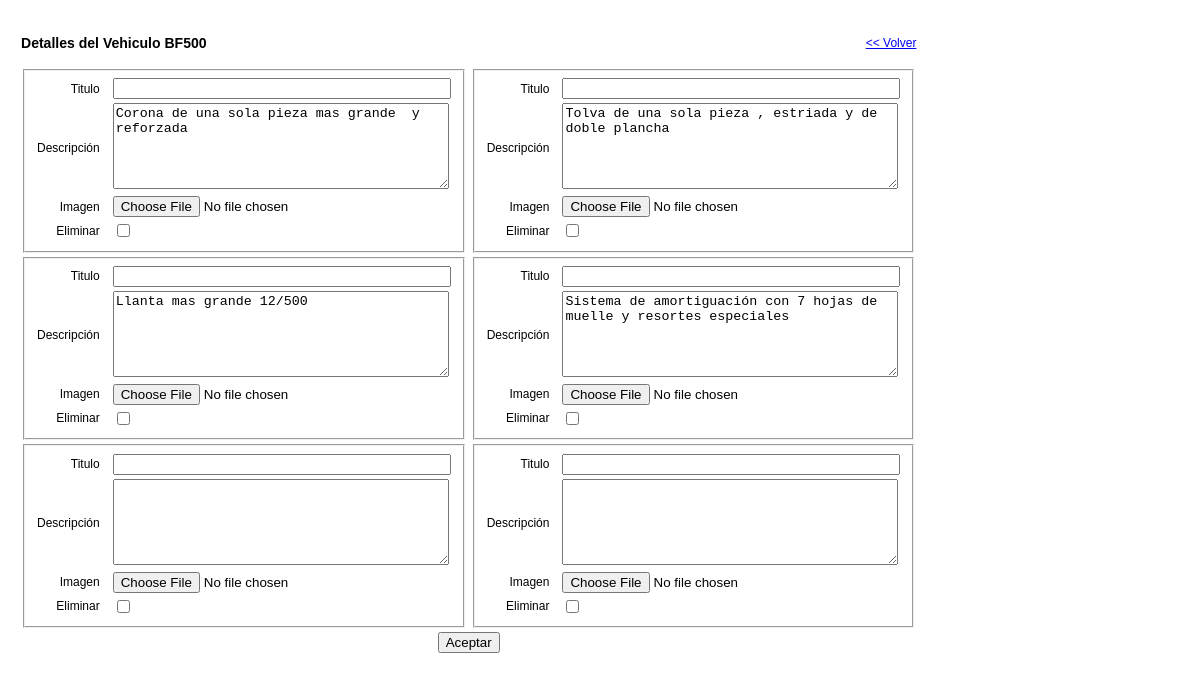
/administrator/formDetalles.php?id_producto=6&mod_prod=BF500 (signed in), run on an earlier commit of the app's database.
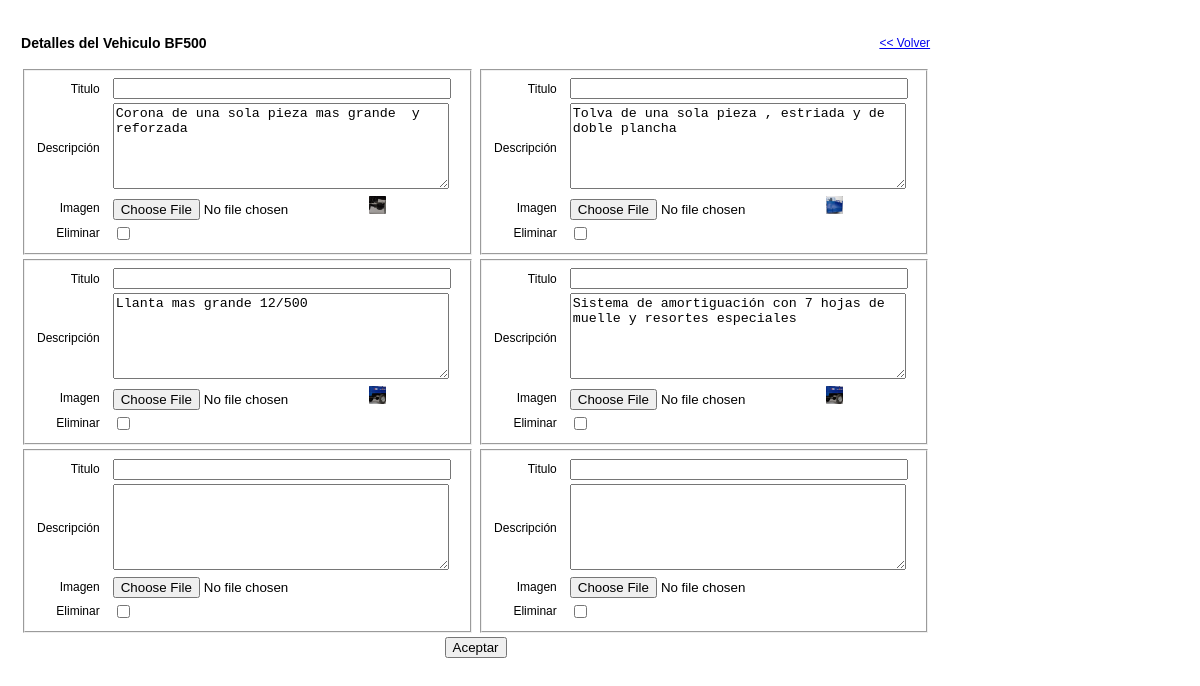
And on a later commit of the database.
### tables this page shows
CREATE TABLE `detalleproducto` (
  `id_detalle_producto` int(11) NOT NULL auto_increment,
  `titulo` varchar(45) NOT NULL,
  `foto_detalle` varchar(100) NOT NULL,
  `descripcion` varchar(255) NOT NULL,
  `id_producto` int(11) NOT NULL,
  PRIMARY KEY  (`id_detalle_producto`),
  KEY `fk_DetalleProducto_MasterProducto` (`id_producto`),
  CONSTRAINT `detalleproducto_ibfk_1` FOREIGN KEY (`id_producto`) REFERENCES `producto` (`id_producto`) ON DELETE CASCADE ON UPDATE NO ACTION
);

### administrator/bussinessLogic/DetalleProductoBL.php (called while the page is built, shortened)
<?php
include_once 'dao/DetalleProductoDAO.php';
include_once 'domain/DetalleProducto.php';
class DetalleProductoBL {
    private $dpDao;
    public function __construct() {
        $this->dpDao = new DetalleProductoDAO();
    }
    public function getDetallesProductos($id_producto) {
        return $this->dpDao->getDetallesProductos($id_producto);
    }
}
?>

### administrator/util/Connection.php (called while the page is built, shortened)
<?php
class Connection {
    private $connection;
    public function __construct() {
        $server = "localhost";
        $username = "buffalo9_root";
        $password = "r00tr00t";
        $database_name = "buffalo9_portal";
        $connection = mysql_connect($server, $username, $password) or die("Problemas en la conexión");
        $this->connection = $connection;
    }
    public function getConnection() {
        return $this->connection;
    }
}
?>

### administrator/dao/DetalleProductoDAO.php (called while the page is built, shortened)
<?php
include_once 'util/Connection.php';
include_once 'domain/DetalleProducto.php';
class DetalleProductoDAO {
    public function getDetallesProductos($id_producto) {
        $conexion = new Connection();
        $query = "SELECT id_detalle_producto, titulo, foto_detalle, descripcion, id_producto
                FROM detalleproducto WHERE id_producto = $id_producto";
        $result = mysql_query($query, $conexion->getConnection());
        $total_registros = mysql_num_rows($result);
        if ($total_registros > 0) {
            while ($row = mysql_fetch_assoc($result)) {
                $detalleProducto = new DetalleProducto();
                $detalleProducto->setId_detalle_producto($row['id_detalle_producto']);
                $detalleProducto->setTitulo($row['titulo']);
                $detalleProducto->setFoto_detalle($row['foto_detalle']);
                $detalleProducto->setDescripcion($row['descripcion']);
                $detalleProducto->setId_producto($row['id_producto']);
                $detallesProducto[] = $detalleProducto;
            }
        }
        return $detallesProducto;
    }
}
?>

### administrator/domain/DetalleProducto.php (called while the page is built, shortened)
<?php
class DetalleProducto {
    private $titulo;
    private $foto_detalle;
    private $descripcion;
    public function getTitulo() {
        return $this->titulo;
    }
    public function setTitulo($titulo) {
        $this->titulo = $titulo;
    }
    public function getFoto_detalle() {
        return $this->foto_detalle;
    }
    public function setFoto_detalle($foto_detalle) {
        $this->foto_detalle = $foto_detalle;
    }
    public function getDescripcion() {
        return $this->descripcion;
    }
    public function setDescripcion($descripcion) {
        $this->descripcion = $descripcion;
    }
}
?>

### administrator/formDetalles.php (the view, shortened to what the changed rows need)
<?php
include_once 'bussinessLogic/DetalleProductoBL.php';
include_once 'domain/DetalleProducto.php';
if (!isset($_SESSION['user'])) {
    header("location: index.php?error=2");
} else {
    $id_producto = $_GET['id_producto'];
    $bl = new DetalleProductoBL();
    $detallesProducto = new DetalleProducto();
    $detallesProducto = $bl->getDetallesProductos($id_producto);
    for ($i = 0; $i < 6; $i++) {
        if (is_null($detallesProducto[$i]))
            $detallesProducto[$i] = new DetalleProducto ();
    }
    ?>
    <!DOCTYPE html>
    <html>
        <head>
            <link type="text/css" href="style/style.css" rel="stylesheet" media="screen"/>
        </head>
        <body>
            <form method="POST" action="actionDetalleProductoCtrl.php" enctype="multipart/form-data">
                <table>
                    <?php
                    for ($i = 0; $i < count($detallesProducto); $i++) {
                        $detalleProducto = $detallesProducto[$i];
                        if (!($i % 2))
                            echo '<tr>';
                        ?>
                        <td>
                            <fieldset>
                                <table>
                                    <tr>
                                        <td class="tdLabel">Titulo</td>
                                        <td><input type="text" id="titulo<?php echo $i ?>" name="titulo<?php echo $i ?>"
                                                   style="width: 330px;"
                                                   value="<?php echo $detalleProducto->getTitulo() ?>" /></td>
                                    </tr>
                                    <tr>
                                        <td class="tdLabel">Descripci&oacute;n</td>
                                        <td><textarea id="descripcion<?php echo $i ?>" name="descripcion<?php echo $i ?>"
                                                      style="height: 80px; width: 330px;"><?php echo utf8_encode($detalleProducto->getDescripcion()) ?></textarea>
                                        </td>
                                    </tr>
                                    <tr>
                                        <td class="tdLabel">Imagen</td>
                                        <td>
                                            <input type="file" id="imagen<?php echo $i ?>" name="imagen<?php echo $i ?>" />
                                            <?php
                                            $fprin = $detalleProducto->getFoto_detalle();
                                            if (!empty($fprin)) {
                                                echo "<img src=\"../$fprin\" alt=\"Foto principal\" style=\"width: 5%;\" />";
                                            }
                                            ?>
                                        </td>
                                    </tr>
                                    <tr>
                                        <td class="tdLabel">Eliminar</td>
                                        <td><input type="checkbox" id="delete<?php echo $i ?>" name="delete<?php echo $i ?>[]" /></td>
                                    </tr>
                                </table>
                            </fieldset>
                        </td>
                        <?php
                        if (($i % 2))
                            echo '</tr>';
                    }
                    ?>
                </table>
            </form>
        </body>
    </html>
    <?php
}?>

What changed in the data, as far as the page shows it:
changed detalleproducto "Corona de una sola pieza mas grande y reforzada": foto_detalle: picture added
changed detalleproducto "Tolva de una sola pieza , estriada y de doble plancha": foto_detalle: picture added
changed detalleproducto "Llanta mas grande 12/500": foto_detalle: picture added
changed detalleproducto "Sistema de amortiguación con 7 hojas de muelle y resortes especiales": foto_detalle: picture added
